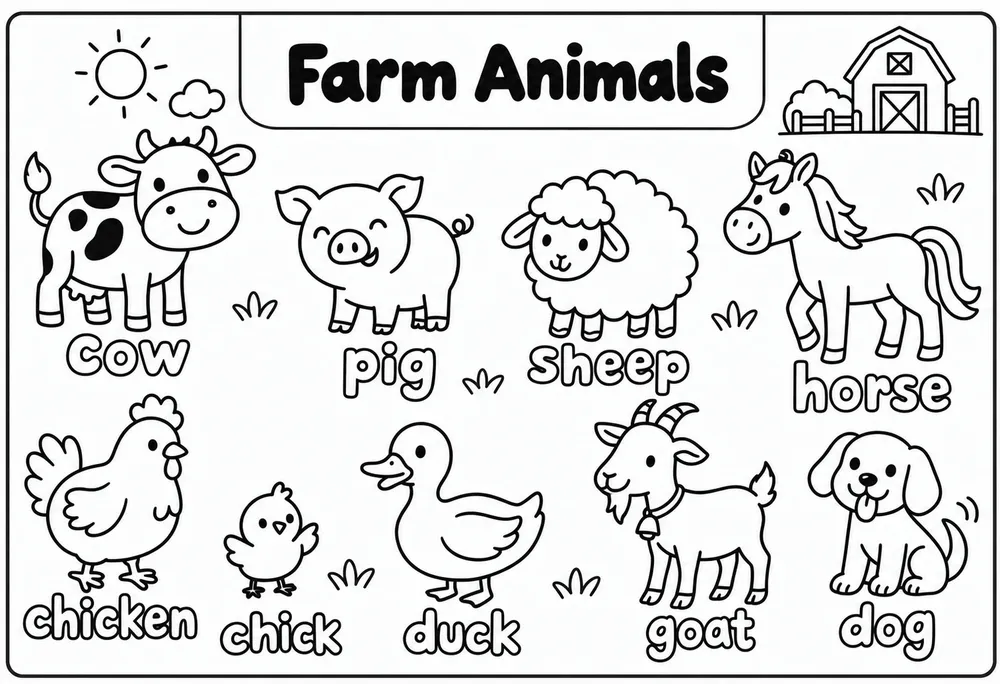
#> input picture app/scripts/vocab/ref/lineart-style-sample.webp, 1000 x 684 px, shrunk from 1514 x 1035 before the run; its folder holds only this picture in this run
$ python -i trim-lineart.py   (imports and definitions only)
#> lines starting #> are read from the running program, lines starting #| are printed output that depends on the picture; after the words box and inside, x2 and y2 are one past the last pixel; in counts of white or black regions, pixels touching at a corner belong together
"""색칠용 선화의 흰 여백을 잘라낸다(그림이 페이지에서 더 크게 보이도록).

    python app/scripts/vocab/trim-lineart.py

- 대상: app/public/word-bank-lineart/*.webp 와 decor/*.webp
- 선이 있는 부분(회색 240 미만)의 바깥 사각형만 남기고 사방에 작은 여백(긴 변의 4%)을 둔다.
  결과는 정사각형이 아니어도 된다(화면은 object-contain 으로 그린다).
- 이미 잘라낸 파일은 건너뛴다. 커서가 선화를 새로 만들 때마다 다시 돌리면 된다.
- 선화는 순수 흑백이라 무손실 WebP 로 저장해도 파일이 작다. 원본 덮어쓰기라서 원본이 필요하면 커서에게 다시 요청한다.
"""
from pathlib import Path

from PIL import Image

ROOT = Path(__file__).resolve().parents[2] / "public" / "word-bank-lineart"
THRESHOLD = 240
PAD_RATIO = 0.04


def trim(path: Path) -> str:
#> called with path = 'ref/lineart-style-sample.webp'
    im = Image.open(path).convert("RGB")
#> im is the input picture: PIL image 1000x684 RGB; mean R, G, B 218.3, 218.8, 218.7
    gray = im.convert("L").point(lambda v: 255 if v < THRESHOLD else 0)
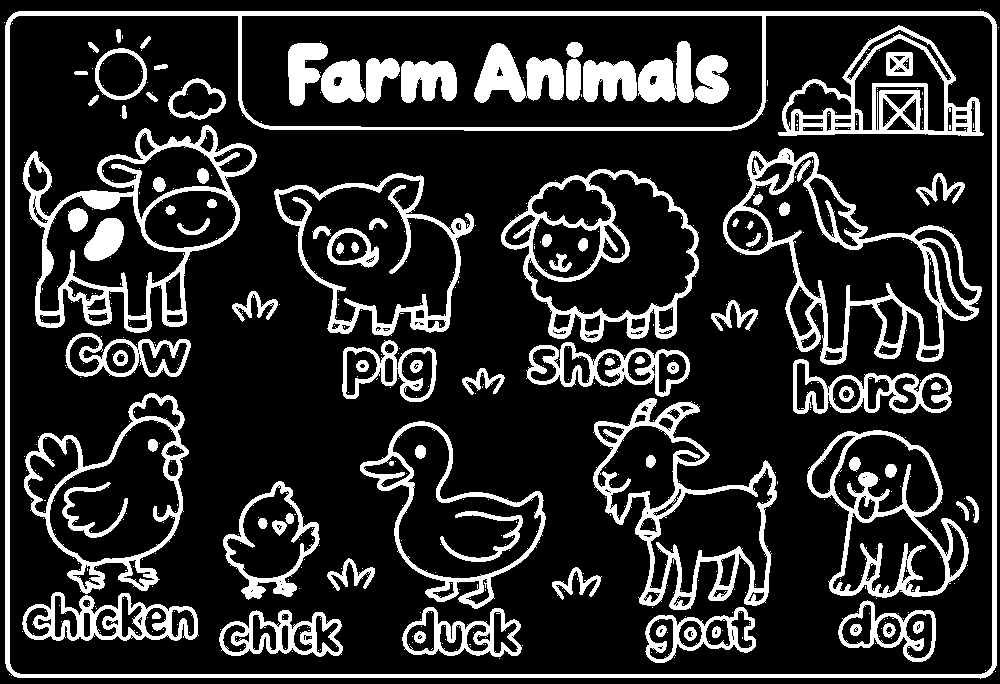
#> gray: PIL image 1000x684 L; 18.5% white; 624 white regions (528 under 20 px), largest, box (x1, y1, x2, y2) and area: (5, 11, 997, 679) 18159, (723, 148, 982, 365) 8915, (23, 125, 257, 333) 8914
    box = gray.getbbox()
#> box = (4, 9, 999, 679)
    if box is None:
        return "빈 그림(건너뜀)"
    left, top, right, bottom = box
#> left = 4; top = 9; right = 999; bottom = 679
    w, h = im.size
#> w = 1000; h = 684
    pad = round(max(right - left, bottom - top) * PAD_RATIO)
#> pad = 40
    # 이미 잘라낸 파일(사방 여백이 pad 근처)이면 건너뛴다.
    if max(left, top, w - right, h - bottom) <= pad + 2:
        return "이미 잘림"
    crop = (max(0, left - pad), max(0, top - pad), min(w, right + pad), min(h, bottom + pad))
    out = im.crop(crop)
    out.save(path, "WEBP", lossless=True, quality=100, method=4)
    return f"{w}x{h} → {out.size[0]}x{out.size[1]}"


def main() -> None:
    files = sorted(ROOT.glob("*.webp")) + sorted((ROOT / "decor").glob("*.webp"))
    done = 0
    for f in files:
        result = trim(f)
        if "→" in result:
            done += 1
    print(f"선화 {len(files)}개 중 {done}개를 잘랐습니다.")


# [2 lines not run here, left out]

>>> result = trim('ref/lineart-style-sample.webp')
